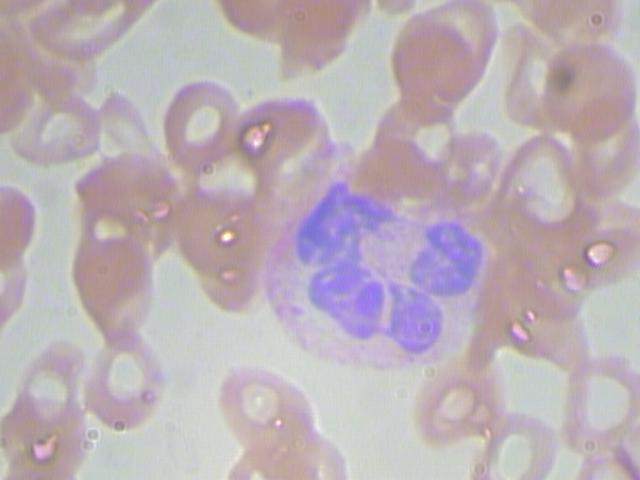
#> input picture dataset-master/dataset-master/JPEGImages/BloodImage_00000.jpg, 640 x 480 px
$ python -i wbc_proposal.py   (imports and definitions only)   (older library calls are emulated)
#> lines starting #> are read from the running program, lines starting #| are printed output that depends on the picture; after the words box and inside, x2 and y2 are one past the last pixel; in counts of white or black regions, pixels touching at a corner belong together
#> further down, picture is the input picture: shape (480, 640, 3); mean B, G, R 182.3, 175.5, 187.3
import cv2
import numpy as np


class WBCProposal:
    """
    Tao box ung vien WBC bang xu ly anh so.
    Khong coi mau tim la dau hieu duy nhat; uu tien do tuong phan va cau truc.
    Neu co box RBC, se loai tru cac vung RBC truoc khi tim proposal WBC.
    """

    def __init__(
        self,
        min_area=600,
        max_area=120000,
        max_candidates=15,
        hsv_ranges=None,
        lab_ranges=None,
    ):
        self.min_area = min_area
        self.max_area = max_area
        self.max_candidates = max_candidates
        self.hsv_ranges = hsv_ranges or [
            ((0, 0, 0), (180, 120, 255)),
            ((90, 20, 20), (170, 255, 255)),
        ]
        self.lab_ranges = lab_ranges or [
            ((0, 120, 120), (255, 180, 220)),
        ]

    def propose(self, image_bgr, exclude_boxes=None):
        """
        Tra ve list box [x1, y1, x2, y2] ung vien WBC.
        """
        if image_bgr is None:
            return []

        h, w = image_bgr.shape[:2]
        dynamic_min_area = max(self.min_area, int(h * w * 0.0015))
        dynamic_max_area = max(self.max_area, int(h * w * 0.25))

        exclude_mask = self._build_exclude_mask((h, w), exclude_boxes)
        enhanced = self._enhance_contrast(image_bgr)
        gray = cv2.cvtColor(enhanced, cv2.COLOR_BGR2GRAY)
        gray_blur = cv2.GaussianBlur(gray, (5, 5), 0)

        purple_mask = self._purple_mask(enhanced)
        contrast_mask = self._contrast_mask(enhanced)
        texture_mask = self._texture_mask(gray_blur)
        color_mask = self._weak_color_contrast_mask(enhanced)
        edges = cv2.Canny(gray_blur, 40, 120)

        candidate_masks = [
            purple_mask,
            contrast_mask,
            texture_mask,
            color_mask,
            edges,
        ]

        _, otsu_mask = cv2.threshold(gray_blur, 0, 255, cv2.THRESH_BINARY_INV + cv2.THRESH_OTSU)
        adaptive_mask = cv2.adaptiveThreshold(
            gray_blur,
            255,
            cv2.ADAPTIVE_THRESH_GAUSSIAN_C,
            cv2.THRESH_BINARY_INV,
            31,
            7,
        )

        boxes = []
        kernel_open = np.ones((3, 3), np.uint8)
        kernel_close = np.ones((7, 7), np.uint8)
        kernel_dilate = np.ones((3, 3), np.uint8)

        for mask in candidate_masks:
            clean = self._apply_exclude_mask(mask, exclude_mask)
            clean = cv2.morphologyEx(clean, cv2.MORPH_OPEN, kernel_open)
            clean = cv2.morphologyEx(clean, cv2.MORPH_CLOSE, kernel_close)
            clean = cv2.dilate(clean, kernel_dilate, iterations=1)
            boxes.extend(self._boxes_from_mask(clean, dynamic_min_area, dynamic_max_area))

        if not boxes:
            fallback = cv2.bitwise_or(otsu_mask, adaptive_mask)
            fallback = cv2.bitwise_or(fallback, texture_mask)
            fallback = self._apply_exclude_mask(fallback, exclude_mask)
            fallback = cv2.morphologyEx(fallback, cv2.MORPH_OPEN, kernel_open)
            fallback = cv2.morphologyEx(fallback, cv2.MORPH_CLOSE, kernel_close)
            fallback = cv2.dilate(fallback, kernel_dilate, iterations=1)
            boxes = self._boxes_from_mask(fallback, dynamic_min_area, dynamic_max_area)

        if exclude_boxes:
            boxes = [box for box in boxes if not self._overlaps_excluded(box, exclude_boxes, iou_threshold=0.18)]

        boxes = self._expand_boxes(boxes, image_bgr.shape[:2])
        boxes = self._rank_boxes_by_purple_score(boxes, enhanced, top_k=self.max_candidates * 3)
        boxes = self._keep_strong_purple_boxes(boxes, enhanced, min_ratio=0.55)
        boxes = self._merge_overlapping_boxes(boxes, iou_threshold=0.22)
        boxes = self._remove_nested_small_boxes(boxes)
        boxes.sort(key=lambda b: (-(b[2] - b[0]) * (b[3] - b[1]), b[1], b[0]))
        return boxes[: self.max_candidates]

    def _boxes_from_mask(self, mask, min_area=None, max_area=None):
        min_area = self.min_area if min_area is None else min_area
        max_area = self.max_area if max_area is None else max_area
        img_h, img_w = mask.shape[:2]
        img_area = img_h * img_w
        max_box_area = img_area * 0.18
        num_labels, _, stats, _ = cv2.connectedComponentsWithStats(mask, connectivity=8)
        boxes = []
        for label in range(1, num_labels):
            x = int(stats[label, cv2.CC_STAT_LEFT])
            y = int(stats[label, cv2.CC_STAT_TOP])
            w = int(stats[label, cv2.CC_STAT_WIDTH])
            h = int(stats[label, cv2.CC_STAT_HEIGHT])
            area = int(stats[label, cv2.CC_STAT_AREA])
            if area < min_area or area > max_area:
                continue
            if w < 12 or h < 12:
                continue
            box_area = w * h
            if box_area > max_box_area:
                continue
            if w > img_w * 0.65 or h > img_h * 0.75:
                continue
            fill_ratio = area / max(1, box_area)
            if fill_ratio < 0.06:
                continue
            aspect = max(w / max(1, h), h / max(1, w))
            if aspect > 5.0:
                continue
            boxes.append([x, y, x + w, y + h])
        return boxes

    def _merge_overlapping_boxes(self, boxes, iou_threshold=0.22):
        if not boxes:
            return []

        boxes = sorted(boxes, key=lambda b: (b[2] - b[0]) * (b[3] - b[1]), reverse=True)
        merged = []
        for box in boxes:
            placed = False
            for idx, kept in enumerate(merged):
                if self._box_iou(box, kept) >= iou_threshold:
                    merged[idx] = [
                        min(box[0], kept[0]),
                        min(box[1], kept[1]),
                        max(box[2], kept[2]),
                        max(box[3], kept[3]),
                    ]
                    placed = True
                    break
            if not placed:
                merged.append(list(box))

        changed = True
        while changed:
            changed = False
            next_merged = []
            for box in merged:
                absorbed = False
                for idx, kept in enumerate(next_merged):
                    if self._box_iou(box, kept) >= iou_threshold:
                        next_merged[idx] = [
                            min(box[0], kept[0]),
                            min(box[1], kept[1]),
                            max(box[2], kept[2]),
                            max(box[3], kept[3]),
                        ]
                        absorbed = True
                        changed = True
                        break
                if not absorbed:
                    next_merged.append(box)
            merged = next_merged
        return merged

    def _remove_nested_small_boxes(self, boxes):
        if len(boxes) <= 1:
            return boxes

        filtered = []
        for i, box in enumerate(boxes):
            x1, y1, x2, y2 = box
            area = max(0, x2 - x1) * max(0, y2 - y1)
            keep = True
            for j, other in enumerate(boxes):
                if i == j:
                    continue
                ox1, oy1, ox2, oy2 = other
                other_area = max(0, ox2 - ox1) * max(0, oy2 - oy1)
                if other_area <= area:
                    continue
                ix1 = max(x1, ox1)
                iy1 = max(y1, oy1)
                ix2 = min(x2, ox2)
                iy2 = min(y2, oy2)
                inter = max(0, ix2 - ix1) * max(0, iy2 - iy1)
                if area > 0 and inter / area >= 0.80:
                    keep = False
                    break
            if keep:
                filtered.append(box)
        return filtered

    @staticmethod
    def _rank_boxes_by_purple_score(boxes, image_bgr, top_k=None):
        if not boxes:
            return []

        scored = []
        h, w = image_bgr.shape[:2]
        b, g, r = cv2.split(image_bgr)
        purple_score = (r.astype(np.int16) + b.astype(np.int16) - 2 * g.astype(np.int16))
        for box in boxes:
            x1, y1, x2, y2 = box
            x1 = max(0, min(w, int(x1)))
            y1 = max(0, min(h, int(y1)))
            x2 = max(0, min(w, int(x2)))
            y2 = max(0, min(h, int(y2)))
            if x2 <= x1 or y2 <= y1:
                continue
            patch = purple_score[y1:y2, x1:x2]
            mean_score = float(np.mean(patch)) if patch.size else -999.0
            scored.append((mean_score, [x1, y1, x2, y2]))

        scored.sort(key=lambda item: item[0], reverse=True)
        ranked = [box for _, box in scored]
        if top_k is not None:
            ranked = ranked[:top_k]
        return ranked

    @staticmethod
    def _keep_strong_purple_boxes(boxes, image_bgr, min_ratio=0.55):
        if not boxes:
            return []

        h, w = image_bgr.shape[:2]
        b, g, r = cv2.split(image_bgr)
        purple_score = (r.astype(np.int16) + b.astype(np.int16) - 2 * g.astype(np.int16))

        scored = []
        for box in boxes:
            x1, y1, x2, y2 = box
            x1 = max(0, min(w, int(x1)))
            y1 = max(0, min(h, int(y1)))
            x2 = max(0, min(w, int(x2)))
            y2 = max(0, min(h, int(y2)))
            if x2 <= x1 or y2 <= y1:
                continue
            patch = purple_score[y1:y2, x1:x2]
            if patch.size == 0:
                continue
            mean_score = float(np.mean(patch))
            scored.append((mean_score, [x1, y1, x2, y2]))

        if not scored:
            return []

        max_score = max(score for score, _ in scored)
        threshold = max_score * min_ratio
        kept = [box for score, box in scored if score >= threshold]
        if not kept:
            kept = [box for _, box in scored[: max(1, min(3, len(scored)))]]
        return kept

    @staticmethod
    def _purple_mask(image_bgr):
        b, g, r = cv2.split(image_bgr)
        purple_score = (r.astype(np.int16) + b.astype(np.int16) - 2 * g.astype(np.int16))
        purple_score = np.clip(purple_score + 128, 0, 255).astype(np.uint8)
        _, mask = cv2.threshold(purple_score, 0, 255, cv2.THRESH_BINARY + cv2.THRESH_OTSU)
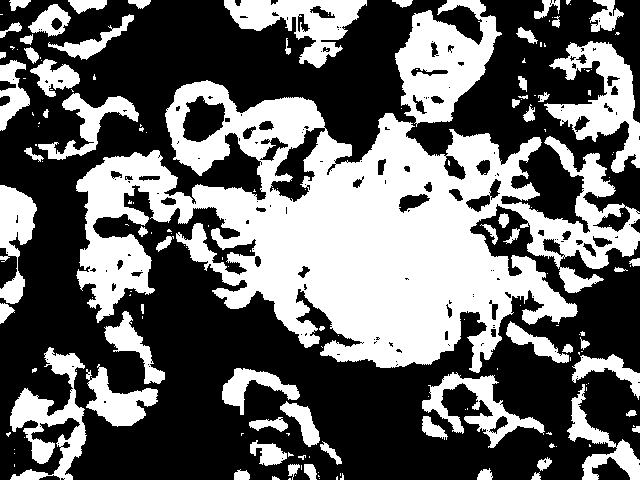
#> mask: shape (480, 640); 40.3% white; 171 white regions (106 under 20 px), largest, box (x1, y1, x2, y2) and area: (76, 80, 640, 373) 76176, (395, 0, 502, 127) 7261, (544, 41, 640, 173) 5205
        mask = cv2.medianBlur(mask, 5)
#> mask: shape (480, 640); 40.4% white; 77 white regions (16 under 20 px), largest, box (x1, y1, x2, y2) and area: (76, 81, 640, 373) 76821, (395, 0, 501, 123) 7337, (546, 41, 640, 173) 5292
        return mask

    @staticmethod
    def _expand_boxes(boxes, shape_hw, pad_ratio=0.35, min_pad=16, max_pad=56):
        h, w = shape_hw
        expanded = []
        for x1, y1, x2, y2 in boxes:
            bw = max(1, x2 - x1)
            bh = max(1, y2 - y1)
            pad = int(min(max_pad, max(min_pad, max(bw, bh) * pad_ratio)))
            expanded.append([
                max(0, int(x1) - pad),
                max(0, int(y1) - pad),
                min(w, int(x2) + pad),
                min(h, int(y2) + pad),
            ])
        return expanded

    @staticmethod
    def _box_iou(box_a, box_b):
        ax1, ay1, ax2, ay2 = box_a
        bx1, by1, bx2, by2 = box_b
        ix1 = max(ax1, bx1)
        iy1 = max(ay1, by1)
        ix2 = min(ax2, bx2)
        iy2 = min(ay2, by2)
        inter = max(0, ix2 - ix1) * max(0, iy2 - iy1)
        area_a = max(0, ax2 - ax1) * max(0, ay2 - ay1)
        area_b = max(0, bx2 - bx1) * max(0, by2 - by1)
        union = area_a + area_b - inter
        return inter / union if union > 0 else 0.0

    @staticmethod
    def _enhance_contrast(image_bgr):
        lab = cv2.cvtColor(image_bgr, cv2.COLOR_BGR2LAB)
        l, a, b = cv2.split(lab)
        clahe = cv2.createCLAHE(clipLimit=2.0, tileGridSize=(8, 8))
        l = clahe.apply(l)
        return cv2.cvtColor(cv2.merge((l, a, b)), cv2.COLOR_LAB2BGR)

    @staticmethod
    def _contrast_mask(image_bgr):
        lab = cv2.cvtColor(image_bgr, cv2.COLOR_BGR2LAB)
#> lab: shape (480, 640, 3); mean of channels 0, 1, 2 168.2, 133.7, 126
        l, a, b = cv2.split(lab)
        l_blur = cv2.GaussianBlur(l, (5, 5), 0)

        blackhat = cv2.morphologyEx(l_blur, cv2.MORPH_BLACKHAT, np.ones((9, 9), np.uint8))
        tophat = cv2.morphologyEx(l_blur, cv2.MORPH_TOPHAT, np.ones((9, 9), np.uint8))

        _, l_otsu = cv2.threshold(l_blur, 0, 255, cv2.THRESH_BINARY_INV + cv2.THRESH_OTSU)
#> l_otsu: shape (480, 640); 50.8% white; 71 black regions (13 under 20 px), largest, box (x1, y1, x2, y2) and area: (73, 241, 490, 480) 51863, (0, 0, 451, 421) 48706, (487, 345, 612, 480) 6588
        _, a_otsu = cv2.threshold(a, 0, 255, cv2.THRESH_BINARY + cv2.THRESH_OTSU)
#> a_otsu: shape (480, 640); 51.9% white; 188 black regions (133 under 20 px), largest, box (x1, y1, x2, y2) and area: (0, 0, 489, 480) 100982, (411, 0, 588, 161) 10070, (484, 338, 615, 480) 9579
        _, b_otsu = cv2.threshold(b, 0, 255, cv2.THRESH_BINARY + cv2.THRESH_OTSU)
#> b_otsu: shape (480, 640); 92.9% white; 46 black regions (25 under 20 px), largest, box (x1, y1, x2, y2) and area: (273, 178, 486, 355) 19526, (254, 99, 319, 115) 449, (278, 304, 304, 316) 236

        mask = cv2.bitwise_or(l_otsu, cv2.threshold(blackhat, 0, 255, cv2.THRESH_BINARY + cv2.THRESH_OTSU)[1])
#> mask: shape (480, 640); 51.8% white; 72 black regions (13 under 20 px), largest, box (x1, y1, x2, y2) and area: (73, 241, 490, 480) 50611, (0, 0, 451, 421) 47887, (487, 345, 612, 480) 6575
        mask = cv2.bitwise_or(mask, cv2.threshold(tophat, 0, 255, cv2.THRESH_BINARY + cv2.THRESH_OTSU)[1])
#> mask: shape (480, 640); 58.8% white; 160 black regions (107 under 20 px), largest, box (x1, y1, x2, y2) and area: (73, 244, 487, 480) 46715, (74, 0, 414, 240) 26882, (0, 94, 109, 417) 13486
        mask = cv2.bitwise_or(mask, a_otsu)
#> mask: shape (480, 640); 63.8% white; 145 black regions (86 under 20 px), largest, box (x1, y1, x2, y2) and area: (73, 244, 487, 480) 40367, (75, 0, 411, 158) 23320, (0, 94, 109, 417) 13158
        mask = cv2.bitwise_or(mask, b_otsu)
#> mask: shape (480, 640); every value is 255
        return mask

    @staticmethod
    def _texture_mask(gray_blur):
        lap = cv2.Laplacian(gray_blur, cv2.CV_64F)
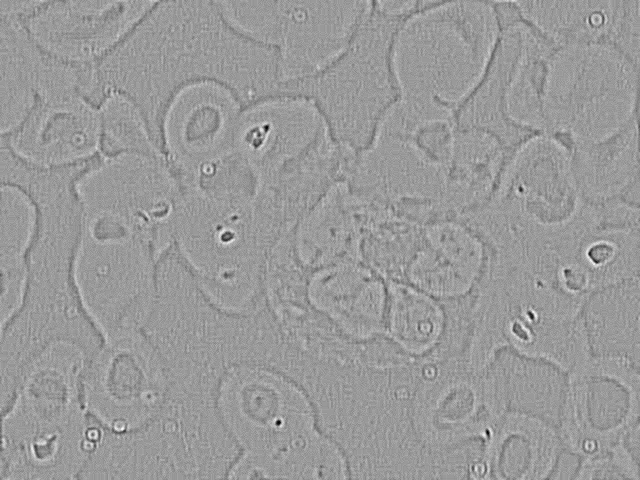
#> lap: shape (480, 640) float64; min -35, max 23, mean 0; drawn with min black and max white
        lap = cv2.convertScaleAbs(lap)
        _, mask = cv2.threshold(lap, 0, 255, cv2.THRESH_BINARY + cv2.THRESH_OTSU)
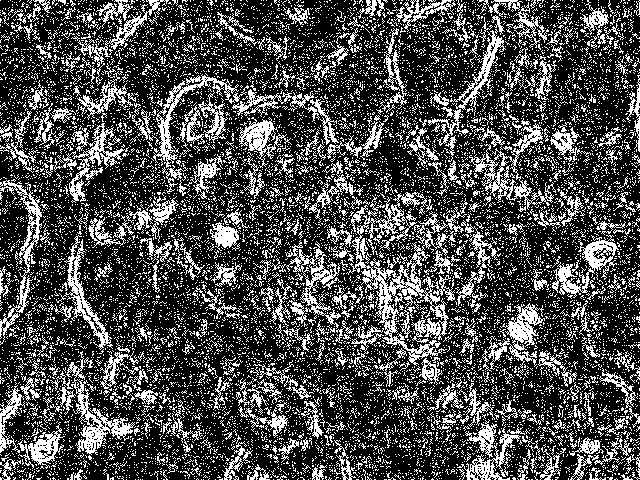
#> mask: shape (480, 640); 29.4% white in thin lines or dots
        return mask

    @staticmethod
    def _weak_color_contrast_mask(image_bgr, saturation_thresh=18):
#> called with saturation_thresh = 18
        b, g, r = cv2.split(image_bgr)
        hsv = cv2.cvtColor(image_bgr, cv2.COLOR_BGR2HSV)
#> hsv: shape (480, 640, 3); mean H, S, V 94.4, 31.5, 174.4
        s = hsv[:, :, 1]

        chroma = np.maximum.reduce([b, g, r]).astype(np.int16) - np.minimum.reduce([b, g, r]).astype(np.int16)
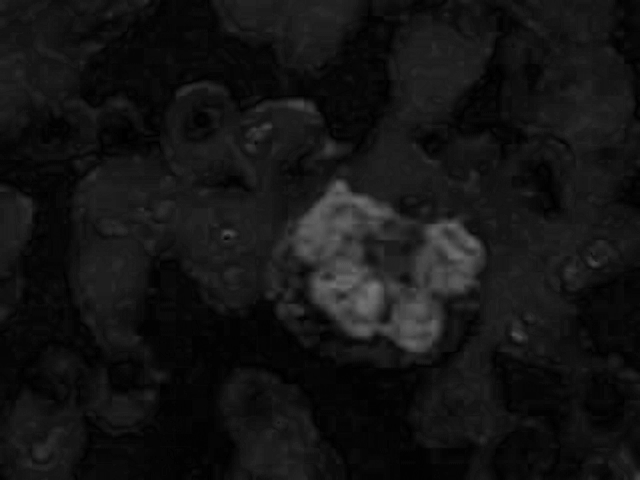
#> chroma: shape (480, 640) int16; min 0, max 119, mean 19.8
        mask = np.zeros(b.shape, dtype=np.uint8)
        cond = (chroma > 20) & (s > saturation_thresh)
#> cond: shape (480, 640) bool; 41.3% white; 416 white regions (317 under 20 px), largest, box (x1, y1, x2, y2) and area: (73, 0, 640, 446) 95687, (213, 0, 360, 71) 6015, (0, 6, 104, 125) 4544
        mask[cond] = 255
        mask = cv2.medianBlur(mask, 5)
        return mask

    @staticmethod
    def _build_exclude_mask(shape_hw, exclude_boxes=None, padding=4):
        mask = np.zeros(shape_hw, dtype=np.uint8)
        if not exclude_boxes:
            return mask

        h, w = shape_hw
        for box in exclude_boxes:
            if len(box) < 4:
                continue
            x1, y1, x2, y2 = box[:4]
            x1 = max(0, min(w, int(x1) - padding))
            y1 = max(0, min(h, int(y1) - padding))
            x2 = max(0, min(w, int(x2) + padding))
            y2 = max(0, min(h, int(y2) + padding))
            if x2 > x1 and y2 > y1:
                mask[y1:y2, x1:x2] = 255
        return mask

    @staticmethod
    def _apply_exclude_mask(mask, exclude_mask):
        if exclude_mask is None or not np.any(exclude_mask):
            return mask
        filtered = mask.copy()
        filtered[exclude_mask > 0] = 0
        return filtered

    # [36 lines left out: functions _overlaps_excluded, crop_boxes, not called in this run]

>>> import cv2
>>> picture = cv2.imread('../dataset-master/dataset-master/JPEGImages/BloodImage_00000.jpg')
>>> result = WBCProposal().propose(picture)
#> the loop in propose, `for mask in candidate_masks:` made 5 passes
#> num_labels in _boxes_from_mask on passes 1, 3, 4: 39, 263, 48
#> pass 1, in propose, `clean = cv2.dilate(clean, kernel_dilate, iterations=1)`:
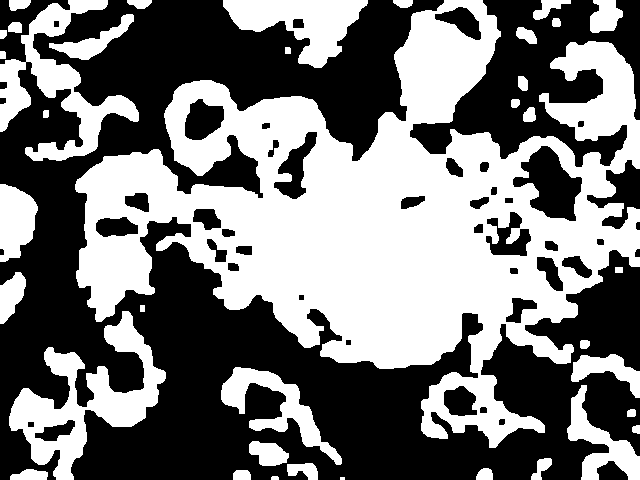
#> clean: shape (480, 640); 47% white; 38 white regions (1 under 20 px), largest, box (x1, y1, x2, y2) and area: (75, 0, 640, 448) 107045, (9, 311, 166, 480) 8913, (0, 0, 139, 161) 7086
#> after the loop in propose, `for mask in candidate_masks:`: boxes = 34 items, first 6: [0, 0, 139, 161], [223, 0, 368, 68], [590, 0, 623, 33], [49, 14, 134, 60], [0, 184, 38, 262], [0, 272, 26, 324]
#> the loop in _expand_boxes, `for x1, y1, x2, y2 in boxes:` made 34 passes
#> (x1, y1, x2, y2, bw, bh, pad) on passes 1 to 8: (0, 0, 139, 161, 139, 161, 56), (223, 0, 368, 68, 145, 68, 50), (590, 0, 623, 33, 33, 33, 16), (49, 14, 134, 60, 85, 46, 29), (0, 184, 38, 262, 38, 78, 27), (0, 272, 26, 324, 26, 52, 18), (9, 311, 166, 480, 157, 169, 56), (571, 354, 640, 398, 69, 44, 24)
#> after the loop in _expand_boxes, `for x1, y1, x2, y2 in boxes:`: expanded = 34 items, first 6: [0, 0, 195, 217], [173, 0, 418, 118], [574, 0, 639, 49], [20, 0, 163, 89], [0, 157, 65, 289], [0, 254, 44, 342]
#> in propose, `boxes = self._expand_boxes(boxes, image_bgr.shape[:2])`: boxes has the same summary as expanded in _expand_boxes
#> the loop in _rank_boxes_by_purple_score, `for box in boxes:` made 34 passes
#> (x1, y1, x2, y2, mean_score) on passes 1 to 8: (0, 0, 195, 217, 12.42), (173, 0, 418, 118, 7.28), (574, 0, 639, 49, 11.58), (20, 0, 163, 89, 9.92), (0, 157, 65, 289, 6.77), (0, 254, 44, 342, 5.25), (0, 255, 222, 480, 5.91), (547, 330, 640, 422, 7.72)
#> pass 1, in _rank_boxes_by_purple_score, `patch = purple_score[y1:y2, x1:x2]`:
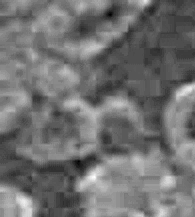
#> patch: shape (217, 195) int16; min -48, max 88, mean 12.4; drawn with min black and max white
#> pass 2, in _rank_boxes_by_purple_score, `patch = purple_score[y1:y2, x1:x2]`:
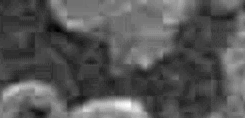
#> patch: shape (118, 245) int16; min -43, max 105, mean 7.3; drawn with min black and max white
#> after the loop in _rank_boxes_by_purple_score, `for box in boxes:`: scored = 34 items
#> in _rank_boxes_by_purple_score, `ranked = [box for _, box in scored]`: ranked = 34 items, first 6: [302, 185, 463, 390], [384, 279, 473, 403], [227, 104, 291, 168], [567, 223, 634, 285], [572, 428, 640, 480], [3, 417, 75, 480]
#> in propose, `boxes = self._rank_boxes_by_purple_score(boxes, enhanced, top_k=self.m..`: boxes has the same summary as ranked in _rank_boxes_by_purple_score
#> the loop in _keep_strong_purple_boxes, `for box in boxes:` made 34 passes
#> (x1, y1, x2, y2, mean_score) on passes 1 to 8: (302, 185, 463, 390, 55.46), (384, 279, 473, 403, 41.53), (227, 104, 291, 168, 28.93), (567, 223, 634, 285, 23.79), (572, 428, 640, 480, 21.01), (3, 417, 75, 480, 19.79), (398, 0, 539, 155, 16.59), (233, 425, 305, 480, 16.23)
#> the loop in _merge_overlapping_boxes, `for box in boxes:` made 2 passes
#> the loop in _merge_overlapping_boxes, `while changed:` made 1 pass
